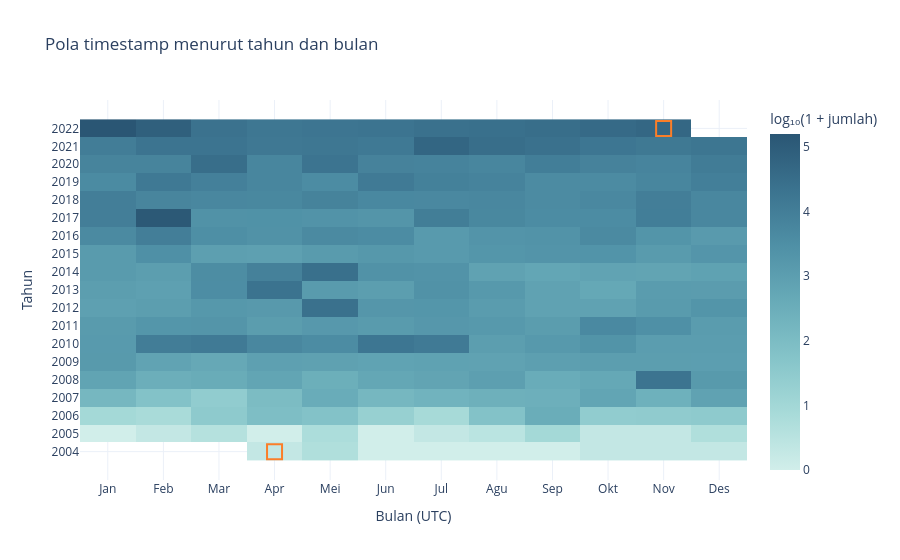

The cell this chart's notebook holds for it:
### Code cell
# 5. Heatmap pola bulanan. Sel di luar rentang dibiarkan kosong.
nama_bulan = ["Jan", "Feb", "Mar", "Apr", "Mei", "Jun", "Jul", "Agu", "Sep", "Okt", "Nov", "Des"]
tahun = list(range(awal.year, akhir.year + 1))
hitung_bulan = {(waktu.year, waktu.month): jumlah for waktu, jumlah in bulanan.select("bulan", "jumlah").iter_rows()}
matriks_jumlah = [[hitung_bulan.get((th, b)) for b in range(1, 13)] for th in tahun]
matriks_warna = [
    [math.log10(1 + jumlah) if jumlah is not None else None for jumlah in baris]
    for baris in matriks_jumlah
]
fig5 = go.Figure(go.Heatmap(
    x=nama_bulan, y=[str(th) for th in tahun], z=matriks_warna,
    customdata=matriks_jumlah, colorscale="Teal", hoverongaps=False,
    colorbar={"title": "log₁₀(1 + jumlah)"},
    hovertemplate="%{x} %{y}<br>%{customdata:,} record<extra></extra>",
))
fig5.add_scatter(
    x=[nama_bulan[waktu.month - 1] for waktu in parsial["bulan"]],
    y=[str(waktu.year) for waktu in parsial["bulan"]],
    customdata=parsial["jumlah"], mode="markers", name="Bulan parsial",
    marker={"symbol": "square-open", "size": 15, "color": "#fb7e28", "line": {"width": 2}},
    hovertemplate="%{x} %{y}<br>%{customdata:,} record (parsial)<extra></extra>",
)
fig5.update_layout(
    title="Pola timestamp menurut tahun dan bulan",
    xaxis_title="Bulan (UTC)", yaxis_title="Tahun",
    yaxis={"type": "category", "categoryorder": "array", "categoryarray": [str(th) for th in tahun]},
    legend={"orientation": "h", "y": -0.16},
)
fig5.show()

### Figure 1 — Plotly figure (JSON) as saved in the notebook; plotly's stock layout.template omitted (floating-point values rounded to 4 significant figures; data arrays with more than 128 entries replaced by an {"elided": "..."} marker saying what was removed)
{"data": [{"colorbar": {"title": {"text": "log₁₀(1 + jumlah)"}}, "colorscale": [[0, "rgb(209, 238, 234)"], [0.1667, "rgb(168, 219, 217)"], [0.3333, "rgb(133, 196, 201)"], [0.5, "rgb(104, 171, 184)"], [0.6667, "rgb(79, 144, 166)"], [0.8333, "rgb(59, 115, 143)"], [1, "rgb(42, 86, 116)"]], "customdata": {"elided": "19x12 int values"}, "hoverongaps": false, "hovertemplate": "%{x} %{y}<br>%{customdata:,} record<extra></extra>", "type": "heatmap", "x": ["Jan", "Feb", "Mar", "Apr", "Mei", "Jun", "Jul", "Agu", "Sep", "Okt", "Nov", "Des"], "y": ["2004", "2005", "2006", "2007", "2008", "2009", "2010", "2011", "2012", "2013", "2014", "2015", "2016", "2017", "2018", "2019", "2020", "2021", "2022"], "z": {"elided": "19x12 float values"}}, {"customdata": [1, 48326], "hovertemplate": "%{x} %{y}<br>%{customdata:,} record (parsial)<extra></extra>", "marker": {"color": "#fb7e28", "line": {"width": 2}, "size": 15, "symbol": "square-open"}, "mode": "markers", "name": "Bulan parsial", "type": "scatter", "x": ["Apr", "Nov"], "y": ["2004", "2022"]}], "layout": {"legend": {"orientation": "h", "y": -0.16}, "title": {"text": "Pola timestamp menurut tahun dan bulan"}, "xaxis": {"title": {"text": "Bulan (UTC)"}}, "yaxis": {"categoryarray": ["2004", "2005", "2006", "2007", "2008", "2009", "2010", "2011", "2012", "2013", "2014", "2015", "2016", "2017", "2018", "2019", "2020", "2021", "2022"], "categoryorder": "array", "title": {"text": "Tahun"}, "type": "category"}}}
